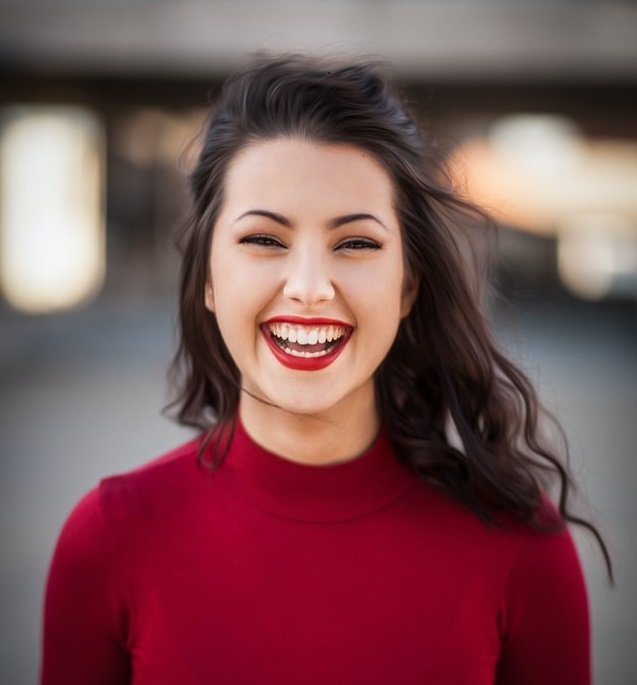
#> input picture resources/photos/lady.jpg, 637 x 685 px, found by its file name
$ python face_detect.py
#> lines starting #> are read from the running program, lines starting #| are printed output that depends on the picture; after the words box and inside, x2 and y2 are one past the last pixel; in counts of white or black regions, pixels touching at a corner belong together
# pylint:disable=no-member

import cv2 as cv

haar_cascade = cv.CascadeClassifier("section_3_facial_detection/haar_face.xml")

img_lady = cv.imread("resources/photos/lady.jpg")
#> img_lady is the input picture: shape (685, 637, 3); mean B, G, R 85.8, 82.5, 123.9
faces_rect_lady = haar_cascade.detectMultiScale(img_lady, scaleFactor=1.1, minNeighbors=3)
#> faces_rect_lady = [[175, 136, 266, 266]]
for x, y, w, h in faces_rect_lady:
    cv.rectangle(img_lady, (x, y), (x + w, y + h), (0, 255, 0), thickness=2)
#> this loop made 1 pass
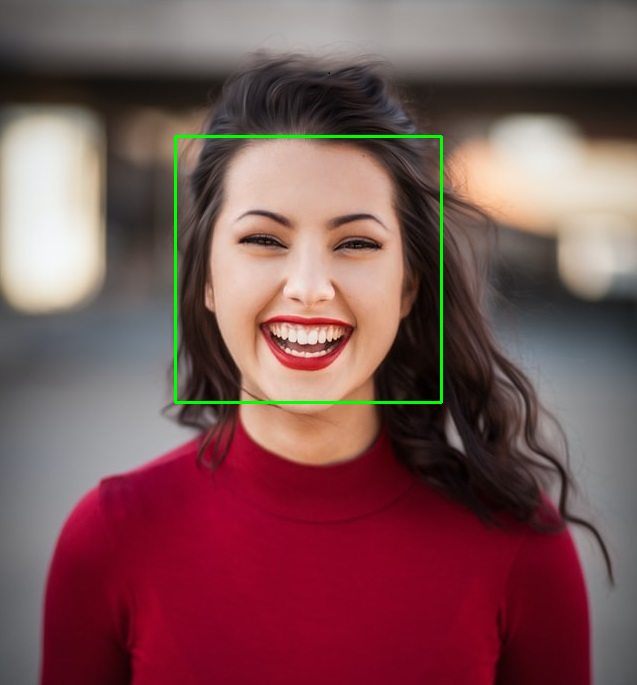
#> img_lady: shape (685, 637, 3); 0.73% of pixels changed, all inside (x1, y1, x2, y2) = (174, 135, 443, 404)
cv.imshow("Lady", img_lady)

gray_lady = cv.cvtColor(img_lady, cv.COLOR_BGR2GRAY)
faces_rect_gray_lady = haar_cascade.detectMultiScale(gray_lady, scaleFactor=1.1, minNeighbors=3)
#> faces_rect_gray_lady = [[176, 138, 262, 262]]
for x, y, w, h in faces_rect_gray_lady:
    cv.rectangle(gray_lady, (x, y), (x + w, y + h), (0, 255, 0), thickness=2)
#> this loop made 1 pass
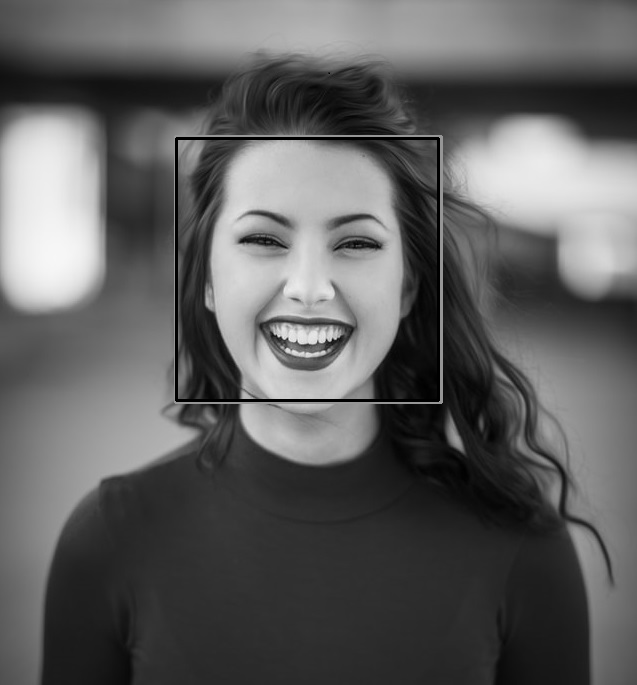
#> gray_lady: shape (685, 637); min 0, max 247, mean 95
cv.imshow("Gray Lady", gray_lady)

img = cv.imread("resources/photos/group-1.jpg")
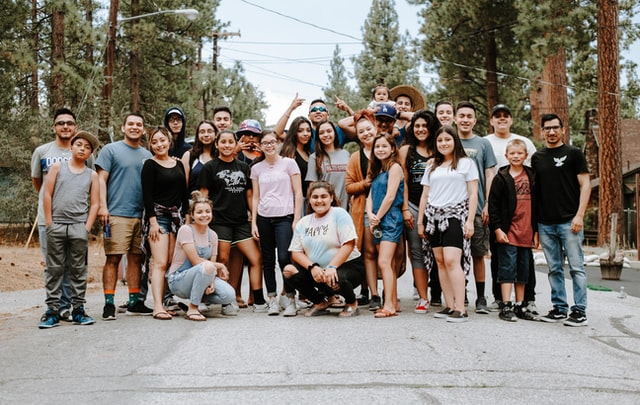
#> input picture resources/photos/group-1.jpg, 640 x 405 px, found by its file name
#> img is the input picture: shape (405, 640, 3); mean B, G, R 117.4, 125.9, 133.4
faces_rect = haar_cascade.detectMultiScale(img, scaleFactor=1.1, minNeighbors=1)
#> faces_rect = 19 rows, first 6: [432, 103, 25, 25], [452, 105, 27, 27], [210, 109, 26, 26], [53, 113, 26, 26], [122, 114, 25, 25], [409, 116, 24, 24]
for x, y, w, h in faces_rect:
    cv.rectangle(img, (x, y), (x + w, y + h), (0, 255, 0), thickness=2)
#> this loop made 19 passes
#> (x, y, w, h) on passes 1 to 12: (432, 103, 25, 25), (452, 105, 27, 27), (210, 109, 26, 26), (53, 113, 26, 26), (122, 114, 25, 25), (409, 116, 24, 24), (537, 116, 30, 30), (353, 120, 25, 25), (194, 122, 25, 25), (315, 122, 24, 24), (432, 130, 25, 25), (146, 131, 26, 26)
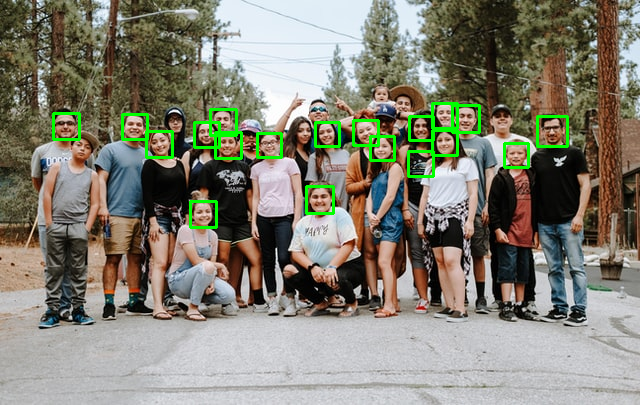
#> img: shape (405, 640, 3); 2.11% of pixels changed, all inside (x1, y1, x2, y2) = (52, 102, 569, 229)
cv.imshow("Group of people", img)

gray = cv.cvtColor(img, cv.COLOR_BGR2GRAY)
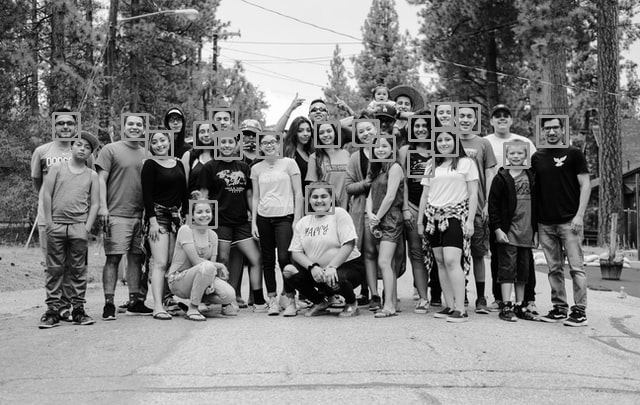
#> gray: shape (405, 640); min 0, max 255, mean 128.5
faces_rect = haar_cascade.detectMultiScale(gray, scaleFactor=1.1, minNeighbors=1)
#> faces_rect = 15 rows, first 6: [433, 102, 25, 25], [453, 106, 27, 27], [210, 109, 24, 24], [53, 114, 25, 25], [122, 114, 26, 26], [409, 117, 24, 24]
for x, y, w, h in faces_rect:
    cv.rectangle(gray, (x, y), (x + w, y + h), (0, 255, 0), thickness=2)
#> this loop made 15 passes
#> (x, y, w, h) on passes 1 to 12: (433, 102, 25, 25), (453, 106, 27, 27), (210, 109, 24, 24), (53, 114, 25, 25), (122, 114, 26, 26), (409, 117, 24, 24), (537, 117, 30, 30), (195, 121, 24, 24), (315, 122, 24, 24), (432, 130, 24, 24), (147, 132, 24, 24), (214, 132, 25, 25)
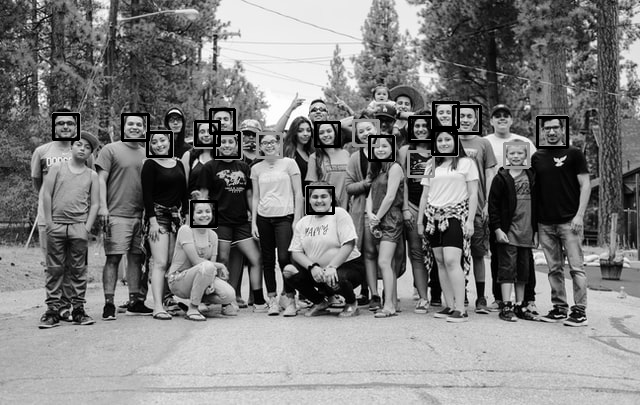
#> gray: shape (405, 640); 1.64% of pixels changed, all inside (x1, y1, x2, y2) = (52, 101, 569, 228)
cv.imshow("Gray People", gray)

print(f"Number of faces found = {len(faces_rect)}")
#| Number of faces found = 15

for x, y, w, h in faces_rect:
    cv.rectangle(img, (x, y), (x + w, y + h), (0, 255, 0), thickness=2)
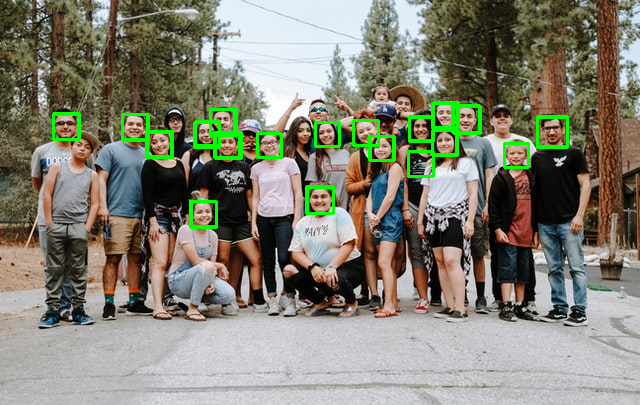
#> img: shape (405, 640, 3); 0.32% of pixels changed, all inside (x1, y1, x2, y2) = (55, 101, 569, 226)
cv.imshow("Detected Faces", img)


cv.waitKey(0)
